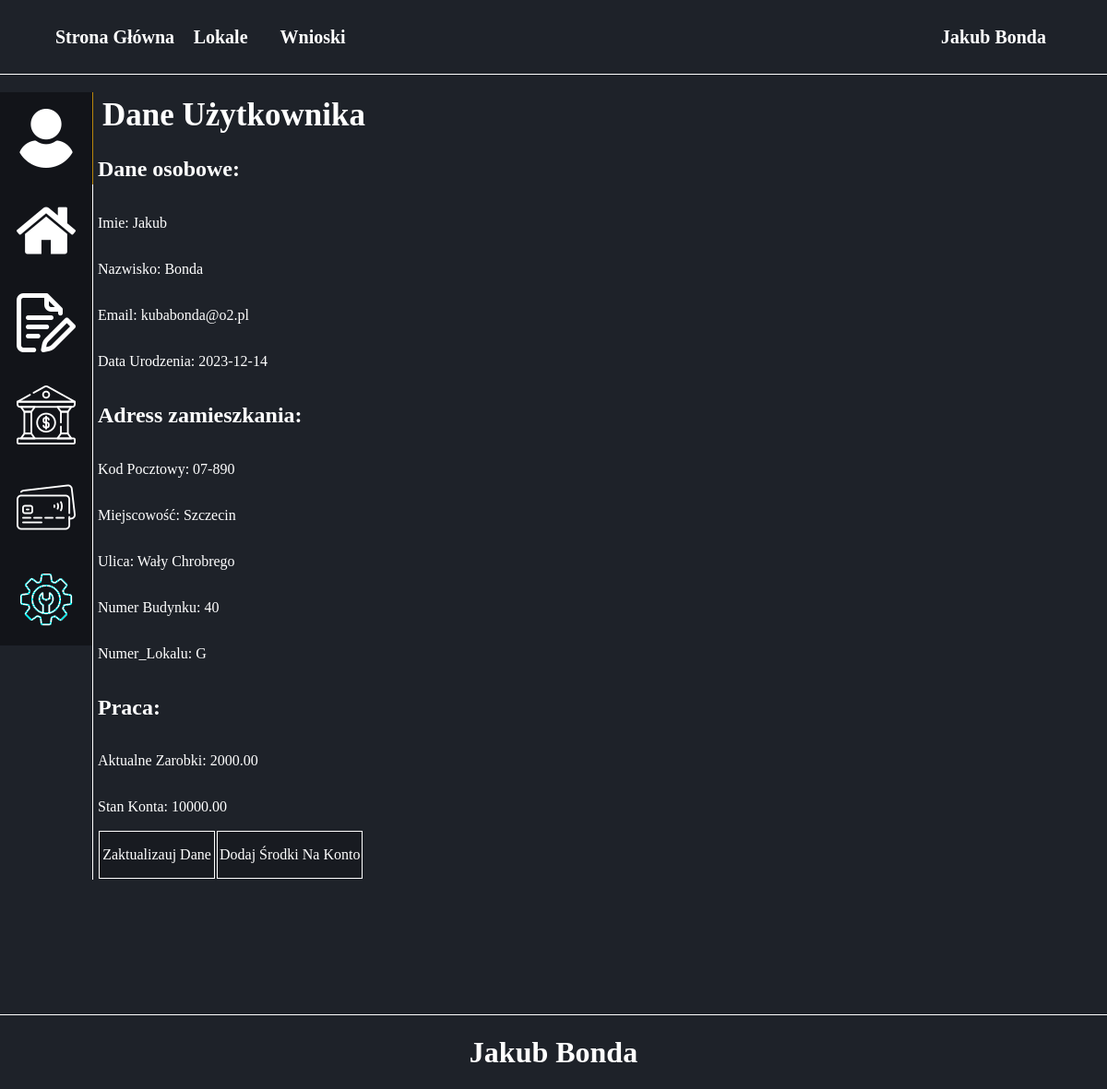
/BiuroWynajmu/Konto/Dane/index.php (signed in), run on the app's committed database.
### tables this page shows
CREATE TABLE `uzytkownicy` (
  `ID_Uzytkownika` int(10) UNSIGNED NOT NULL,
  `Email` varchar(255) NOT NULL,
  `Haslo` varchar(255) NOT NULL,
  `Imie` varchar(255) NOT NULL,
  `Nazwisko` varchar(255) NOT NULL,
  `Data_Urodzenia` date DEFAULT NULL,
  `Numer_Telefonu` varchar(15) DEFAULT NULL,
  `ID_Adres_Zamieszkania` int(10) UNSIGNED NOT NULL,
  `Aktualne_Zarobki` decimal(10,2) DEFAULT NULL,
  `Stan_Konta` decimal(10,2) DEFAULT NULL,
  `ID_Roli` int(10) UNSIGNED NOT NULL,
  `Data_Zalozenia_Konta` timestamp NOT NULL DEFAULT current_timestamp(),
  `Data_Modyfikacji` timestamp NOT NULL DEFAULT current_timestamp() ON UPDATE current_timestamp()
);

CREATE TABLE `adresy` (
  `ID_Adres` int(10) UNSIGNED NOT NULL,
  `Kod_Pocztowy` varchar(10) DEFAULT NULL,
  `Miasto` varchar(255) DEFAULT NULL,
  `Ulica` varchar(255) DEFAULT NULL,
  `Numer_Budynku` varchar(10) DEFAULT NULL,
  `Numer_Lokalu` varchar(10) DEFAULT NULL,
  `Data_Modyfikacji` timestamp NOT NULL DEFAULT current_timestamp() ON UPDATE current_timestamp()
);

### BiuroWynajmu/Konto/Dane/index.php (the view, shortened to what this page needs)
<!DOCTYPE html>
<html lang="en">
<head>
	 <link rel="stylesheet" type="text/css" href="style/style.css"/>
	 <?php
	require('../../config.php');
	$conn = new mysqli($host, $user, $password, $database);
	 ?>
</head>
<body>
	<header>
	<div class="navbar">
			<a href="../../">Strona Główna</a>
			<a href="../../Lokale/">Lokale</a>
			<a href="../../Wnioski/">Wnioski</a>
			<div class="dropdown">
				<?php
					if(isset($_SESSION['zalogowany'])&& ($_SESSION['zalogowany']==true)){
						echo '
						<button class="dropbtn">'.$_SESSION['Imie'].' '.$_SESSION['Nazwisko'].'</button>
							<div class="dropdown-content">
								<a href="">Dane Konta</a>
								<a href="../WynajeteLokale/">Wyanjęte Lokale</a>
								<a href="../MojeWnioski/">Moje Wnioski</a>
								<a href="../MojeKredyty/">Moje Kredyty</a>
								<a href="../MojeTranzakcje/">Moje Tranzakcje</a>
								<a href="../MojeZgloszenia/">Moje Zgłoszenia</a>
								<a href="../Wyloguj/logout.php">Wyloguj Się</a>
							</div>
						';
					}
					else{
						echo '<a href="../Logowanie/">Zaloguj się</a>';
					}
				?>
			</div>
		</div>
    </header>
	<section>
		<article>
			<div id="PanelDaneOdnosniki">
				<a href="../Dane" class="activeLink"><img src="../../obrazki/Konto/user.png"></a>
				<a href="../WynajeteLokale"><img src="../../obrazki/Konto/home.png"></a>
				<a href="../MojeWnioski"><img src="../../obrazki/Konto/quote-request.png"></a>
				<a href="../MojeKredyty"><img src="../../obrazki/Konto/bank.png"></a>
				<a href="../MojeTranzakcje"><img src="../../obrazki/Konto/tranzakcja.png"></a>
				<a href="../MojeZgloszenia/"><img src="../../obrazki/Konto/zgloszenia.png"></a>
			</div>
			<div id="PanelDaneDaneUzytkownika">
				<h1>Dane Użytkownika</h1>
				<?php
					$zapytanieNr1 = "SELECT * FROM uzytkownicy INNER JOIN adresy ON uzytkownicy.ID_Adres_Zamieszkania = adresy.ID_Adres WHERE ID_Uzytkownika = ".$_SESSION['ID_Uzytkownika']."";
					$wykoanieniZapytanieNr1 = $conn -> query($zapytanieNr1);
					$row = $wykoanieniZapytanieNr1->fetch_object();
				?>
				<h2>Dane osobowe:</h2>
					<p>Imie: <?php echo $row->Imie; ?></p>
					<p>Nazwisko: <?php echo $row->Nazwisko; ?> </p>
					<p>Email: <?php echo $row->Email; ?> </p>
					<p>Data Urodzenia: <?php echo $row->Data_Urodzenia; ?> </p>
				<h2>Adress zamieszkania:</h2>
					<p>Kod Pocztowy: <?php echo $row->Kod_Pocztowy; ?> </p>
					<p>Miejscowość: <?php echo $row->Miasto; ?> </p>
					<p>Ulica: <?php echo $row->Ulica; ?> </p>
					<p>Numer Budynku: <?php echo $row->Numer_Budynku; ?> </p>
					<p>Numer_Lokalu: <?php echo $row->Numer_Lokalu; ?> </p>
				<h2>Praca:</h2>
					<p>Aktualne Zarobki: <?php echo $row->Aktualne_Zarobki; ?> </p>
					<p>Stan Konta: <?php echo $row->Stan_Konta; ?> </p>
				<div id="odnosniki">
					<a href="AktualizacjaDanych/">Zaktualizauj Dane</a>
					<a href="DodajSrodki/">Dodaj Środki Na Konto</a>
				</div>
			</div>
		</article>
	</section>
	<footer>
        <?php require("../../stopka.php"); ?>
    </footer>
</body>
</html>

### BiuroWynajmu/Konto/Dane/style/style.css (style rules this page uses)
html, body { margin: 0; padding: 0; background-color: rgb(30, 34, 41); }
header { position: fixed; top: 0; margin: 0; width: 100%; height: 80px; border-bottom: 1px solid white; background-color: rgb(30, 34, 41); z-index: 2; }
header .navbar { overflow: hidden; background-color: rgb(30, 34, 41); width: 1200px; margin: auto; display: flex; }
header .navbar a { display: flex; justify-content: center; align-items: center; font-size: 16px; color: white; min-width: 100px; height: 80px; text-decoration: none; font-weight: bold; font-size: 20px; }
header .dropdown { margin-left: auto; overflow: hidden; }
header .dropdown .dropbtn { font-size: 16px; border: none; outline: none; color: white; min-width: 100px; height: 80px; background-color: rgb(30, 34, 41); font-family: inherit; margin: 0; font-weight: bold; font-size: 20px; }
section { margin-top: 100px; min-height: 1000px; z-index: 2; }
article { width: 1200px; margin: auto; display: flex; }
article #PanelDaneOdnosniki { width: 100px; border-right: 1px solid white; }
article #PanelDaneOdnosniki a { display: flex; width: 100px; height: 100px; background-color: rgba(0,0,0,0.4); justify-content: center; align-items: center; border-right: 1px solid white; text-decoration: none; }
article #PanelDaneOdnosniki .activeLink { border-right: 1px solid darkgoldenrod; }
article #PanelDaneDaneUzytkownika { max-width: 1100px; display: flex; flex-wrap: wrap; color: white; flex-direction: column; padding-left: 5px; }
article #PanelDaneDaneUzytkownika h1 { font-size: 35px; font-weight: bold; color: white; margin: 5px; }
article #PanelDaneDaneUzytkownika #odnosniki a { display: flex; text-decoration: none; min-width: 120px; padding-left: 2px; padding-right: 2px; height: 50px; border: 1px solid white; justify-content: center; align-items: center; color: white; background-color: rgba(0,0,0,0.2); float: left; margin: 1px; }
footer { width: 100%; height: 80px; border-top: 1px solid white; background-color: rgb(30, 34, 41); margin: auto; display: flex; flex-wrap: wrap; align-items: center; justify-content: center; z-index: 2; }
@media (max-width: 1200px) { header .navbar { width: 90%; } }
@media (max-width: 1200px) { article { width: 100%; } }

### data on the page
uzytkownicy: Imie "Jakub", Nazwisko "Bonda", Email "kubabonda@o2.pl", Data_Urodzenia "2023-12-14", ID_Adres_Zamieszkania.Kod_Pocztowy "07-890", ID_Adres_Zamieszkania.Miasto "Szczecin", ID_Adres_Zamieszkania.Ulica "Wały Chrobrego", ID_Adres_Zamieszkania.Numer_Budynku "40", ID_Adres_Zamieszkania.Numer_Lokalu "G", Aktualne_Zarobki "2000.00", Stan_Konta "10000.00"

### other printed values
$_SESSION['Imie'] "Jakub"
$_SESSION['Nazwisko'] "Bonda"
